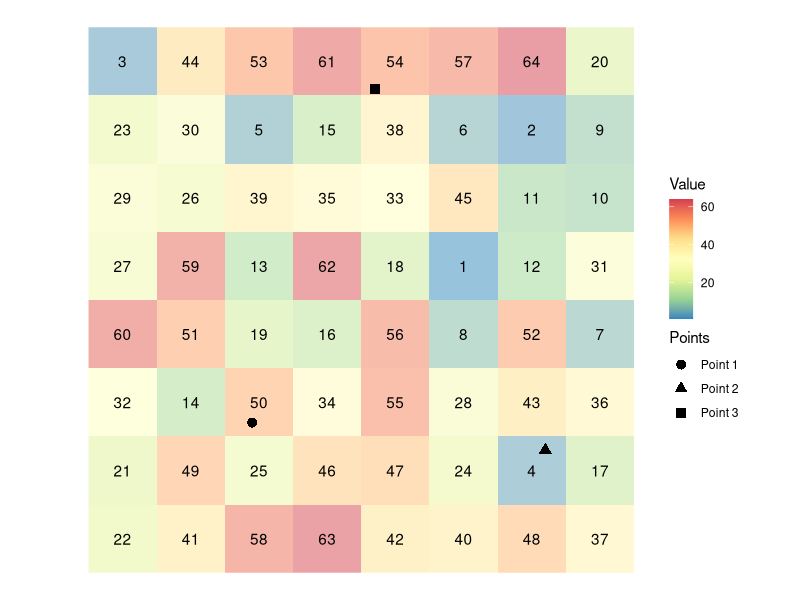
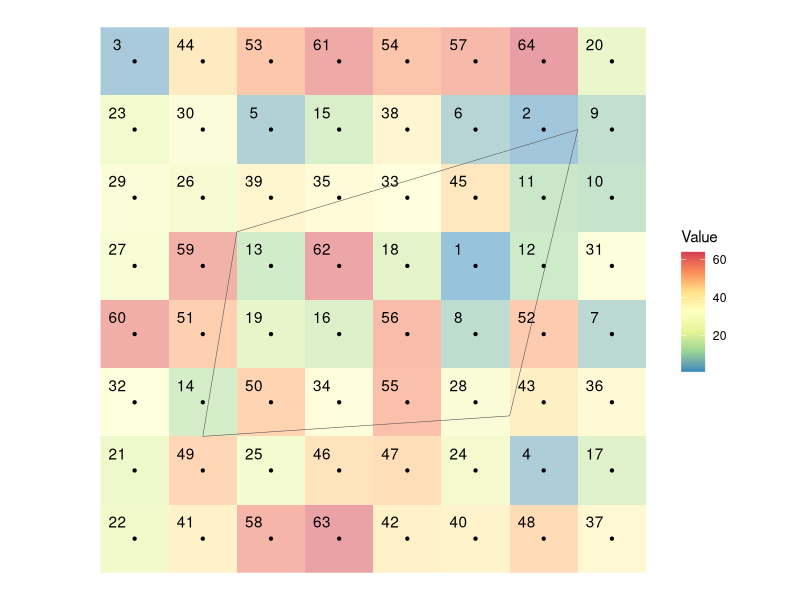

The R script that drew these images, in order:
## ---- chunk 1
library(sf)
library(dplyr)
library(data.table)
## ---- chunk 2
set.seed(378533)
library(sf)
library(stars)
library(dplyr)
library(ggplot2)

#--- create polygons ---#
polygon <- st_polygon(list(
  rbind(c(0, 0), c(8, 0), c(8, 8), c(0, 8), c(0, 0))
))

raster_like_cells <- 
  st_make_grid(polygon, n = c(8, 8)) %>%
  st_as_sf() %>%
  mutate(value = sample(1:64, 64))

stars_cells <- st_rasterize(raster_like_cells, nx = 8, ny = 8)

cell_centroids <- 
  st_centroid(raster_like_cells) %>%
  st_as_sf()
## ---- chunk 3
#--------------------------
# Create points for which values are extracted
#--------------------------
#--- points ---#
point_1 <- st_point(c(2.4, 2.2))
point_2 <- st_point(c(6.7, 1.8))
point_3 <- st_point(c(4.2, 7.1))

#--- combine the points to make a single  sf of points ---#
points <- 
  list(point_1, point_2, point_3) %>%
  st_sfc() %>%
  st_as_sf() %>%
  mutate(point_name = c("Point 1", "Point 2", "Point 3"))

#--------------------------
# Create maps
#--------------------------
ggplot() +
  geom_stars(data = stars_cells, alpha = 0.5) +
  scale_fill_distiller(name = "Value", palette = "Spectral") +
  geom_sf_text(data = raster_like_cells, aes(label = value)) +
  geom_sf(data = points, aes(shape = point_name), size = 3) +
  scale_shape(name = "Points") +
  theme_void()
## ---- chunk 4
#--------------------------
# Create a polygon for which values are extracted
#--------------------------
polygon_extract <- st_polygon(list(
  rbind(c(1.5, 2), c(6, 2.3), c(7, 6.5), c(2, 5), c(1.5, 2))
))

polygons_extract_viz <- ggplot() +
  geom_stars(data = stars_cells, alpha = 0.5) +
  scale_fill_distiller(name = "Value", palette = "Spectral") +
  geom_sf(data = polygon_extract, fill = NA) +
  geom_sf(data = cell_centroids, color = "black", size = 0.8) +
  geom_sf_text(data = raster_like_cells, aes(label = value), nudge_x = -0.25, nudge_y = 0.25) +
  theme_void()

polygons_extract_viz
